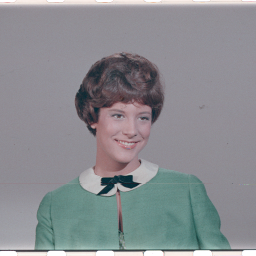
%> input picture Lab3_Image_Processing/lab3_part2/images/4.1.03.tiff, 256 x 256 px
$ octave --eval "result = getImgData('images/4.1.03.tiff');"   (GNU Octave 9; MATLAB toolbox functions it lacks are replaced by stand-ins)
%> lines starting %> are read from the running program, lines starting %| are printed output that depends on the picture
### Lab3_Image_Processing/lab3_part2/rgb2lab.m
function [L,a,b] = rgb2lab(R,G,B)
%RGB2LAB Convert an image from RGB to CIELAB
%
% function [L, a, b] = RGB2Lab(R, G, B)
% function [L, a, b] = RGB2Lab(I)
% function I = RGB2Lab(...)
%
% RGB2Lab takes red, green, and blue matrices, or a single M x N x 3 image,
% and returns an image in the CIELAB color space.  RGB values can be
% either between 0 and 1 or between 0 and 255.  Values for L are in the
% range [0,100] while a and b are roughly in the range [-110,110].  The
% output is of type double.
%
% This transform is based on ITU-R Recommendation BT.709 using the D65
% white point reference. The error in transforming RGB -> Lab -> RGB is
% approximately 10^-5.
%
% See also LAB2RGB.

% By Mark Ruzon from C code by Yossi Rubner, 23 September 1997.
% Updated for MATLAB 5 28 January 1998.
% Updated for MATLAB 7 30 March 2009.

if nargin == 1
  B = double(R(:,:,3));
  G = double(R(:,:,2));
  R = double(R(:,:,1));
end

if max(max(R)) > 1.0 || max(max(G)) > 1.0 || max(max(B)) > 1.0
  R = double(R) / 255;
  G = double(G) / 255;
  B = double(B) / 255;
end

% Set a threshold
T = 0.008856;

[M, N] = size(R);
s = M * N;
RGB = [reshape(R,1,s); reshape(G,1,s); reshape(B,1,s)];

% RGB to XYZ
MAT = [0.412453 0.357580 0.180423;
       0.212671 0.715160 0.072169;
       0.019334 0.119193 0.950227];
XYZ = MAT * RGB;

% Normalize for D65 white point
X = XYZ(1,:) / 0.950456;
Y = XYZ(2,:);
Z = XYZ(3,:) / 1.088754;

XT = X > T;
YT = Y > T;
ZT = Z > T;

Y3 = Y.^(1/3);

fX = XT .* X.^(1/3) + (~XT) .* (7.787 .* X + 16/116);
fY = YT .* Y3 + (~YT) .* (7.787 .* Y + 16/116);
fZ = ZT .* Z.^(1/3) + (~ZT) .* (7.787 .* Z + 16/116);

L = reshape(YT .* (116 * Y3 - 16.0) + (~YT) .* (903.3 * Y), M, N);
a = reshape(500 * (fX - fY), M, N);
b = reshape(200 * (fY - fZ), M, N);

if nargout < 2
  L = cat(3,L,a,b);
end

### Lab3_Image_Processing/lab3_part2/getImgData.m
function [ RGBorig, R, G, B, LABorig, L, a, b, HSVorig ] = getImgData( imgFile )
%> called with imgFile = 'images/4.1.03.tiff'
% Gets image file (path) and returns a set of data to be used later for
% image processing.
RGBorig = imread(imgFile);
%> RGBorig is the input picture: size 256x256x3 uint8; mean R, G, B 137.6, 140, 144
R = RGBorig(:,:,1);
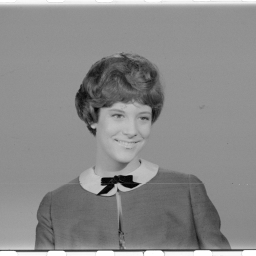
%> R: size 256x256 uint8; min 1, max 255, mean 137.6
G = RGBorig(:,:,2);
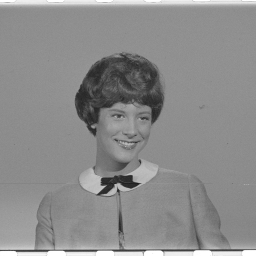
%> G: size 256x256 uint8; min 28, max 255, mean 140
B = RGBorig(:,:,3);
[L, a, b] = rgb2lab(RGBorig);
%> in rgb2lab, `XT = X > T;`: XT = 65536 logical values, 65536 true
%> in rgb2lab, `L = reshape(YT .* (116 * Y3 - 16.0) + (~YT) .* (903.3 * Y), M, N);`:
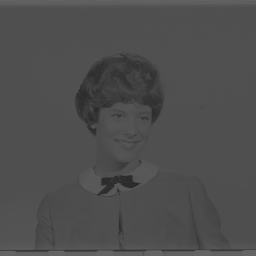
%> L: size 256x256 double; min 39.93, max 100, mean 78.4
%> in rgb2lab, `a = reshape(500 * (fX - fY), M, N);`:
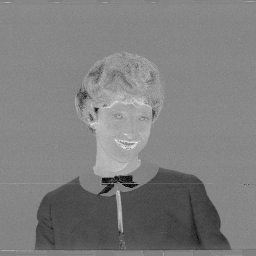
%> a: size 256x256 double; min -21.99, max 21.97, mean -0.2; drawn with min black and max white
%> in rgb2lab, `b = reshape(200 * (fY - fZ), M, N);`:
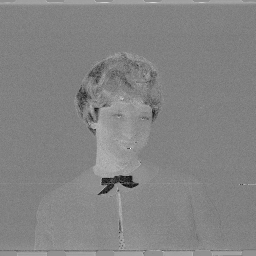
%> b: size 256x256 double; min -17.15, max 12.96, mean -1.53; drawn with min black and max white
LABorig = cat(3, L, a, b);
%> LABorig: size 256x256x3 double; mean of channels 1, 2, 3 78.4, -0.2, -1.5
HSVorig = rgb2hsv(double(RGBorig)./255);  % [0, 255] scaled to [0, 1]
%> HSVorig: size 256x256x3 double; mean H, S, V 0.675, 0.104, 0.577
end

$ run again, on Lab3_Image_Processing/lab3_part2/images/4.1.04.tiff
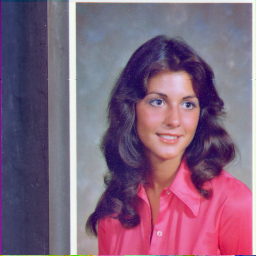
%> input picture Lab3_Image_Processing/lab3_part2/images/4.1.04.tiff, 256 x 256 px
%> in getImgData, RGBorig is the input picture: size 256x256x3 uint8; mean R, G, B 129.2, 99.3, 125.2
%> in getImgData, `B = RGBorig(:,:,3);`:
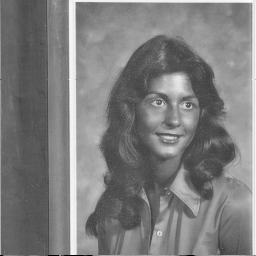
%> B: size 256x256 uint8; min 0, max 251, mean 125.2
%> XT = 65536 logical values, 65536 true
%> in rgb2lab, `b = reshape(200 * (fY - fZ), M, N);`:
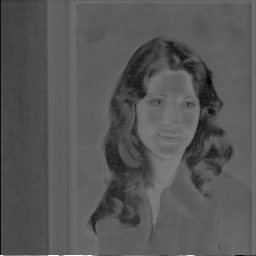
%> b: size 256x256 double; min -58.78, max 87.34, mean -8.8; drawn with min black and max white
%> LABorig: size 256x256x3 double; mean of channels 1, 2, 3 68.7, 12.8, -8.8
%> HSVorig: size 256x256x3 double; mean H, S, V 0.689, 0.345, 0.567

$ run again, on Lab3_Image_Processing/lab3_part2/images/4.1.06.tiff
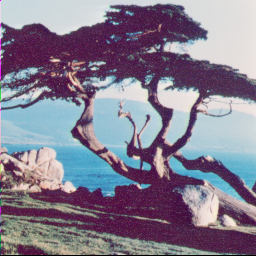
%> input picture Lab3_Image_Processing/lab3_part2/images/4.1.06.tiff, 256 x 256 px
%> in getImgData, RGBorig is the input picture: size 256x256x3 uint8; mean R, G, B 132.2, 124.9, 143.3
%> in getImgData, `B = RGBorig(:,:,3);`:
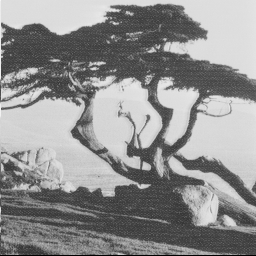
%> B: size 256x256 uint8; min 0, max 246, mean 143.3
%> XT = 65536 logical values, 65280 true
%> in rgb2lab, `b = reshape(200 * (fY - fZ), M, N);`:
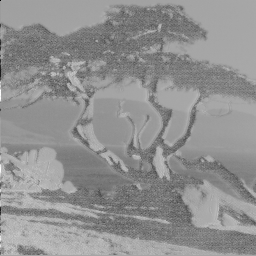
%> b: size 256x256 double; min -61.77, max 33.61, mean -7.5; drawn with min black and max white
%> LABorig: size 256x256x3 double; mean of channels 1, 2, 3 72.3, 8.4, -7.5
%> HSVorig: size 256x256x3 double; mean H, S, V 0.594, 0.321, 0.589

$ run again, on Lab3_Image_Processing/lab3_part2/images/4.1.08.tiff
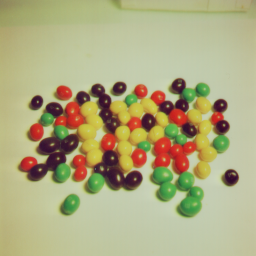
%> input picture Lab3_Image_Processing/lab3_part2/images/4.1.08.tiff, 256 x 256 px
%> in getImgData, RGBorig is the input picture: size 256x256x3 uint8; mean R, G, B 174.9, 170.9, 128.3
%> in getImgData, `B = RGBorig(:,:,3);`:
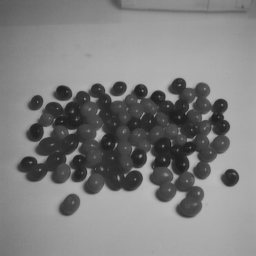
%> B: size 256x256 uint8; min 29, max 186, mean 128.3
%> XT = 65536 logical values, 65536 true
%> in rgb2lab, `b = reshape(200 * (fY - fZ), M, N);`:
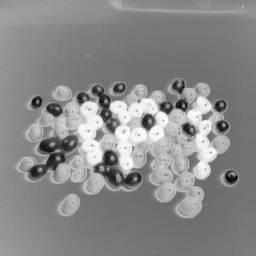
%> b: size 256x256 double; min -22.48, max 44.28, mean 13.5; drawn with min black and max white
%> LABorig: size 256x256x3 double; mean of channels 1, 2, 3 83.8, -2.3, 13.5
%> HSVorig: size 256x256x3 double; mean H, S, V 0.221, 0.318, 0.715
